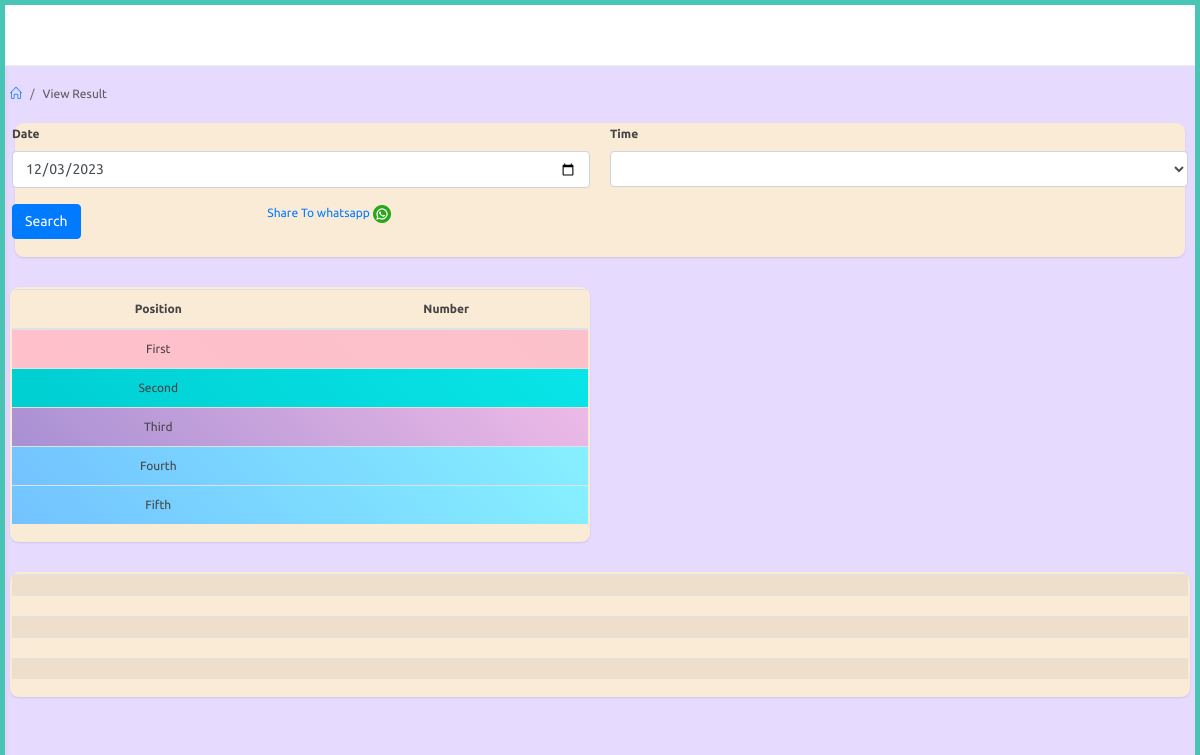
The page /agent/Results (signed in) on the database as committed earlier.
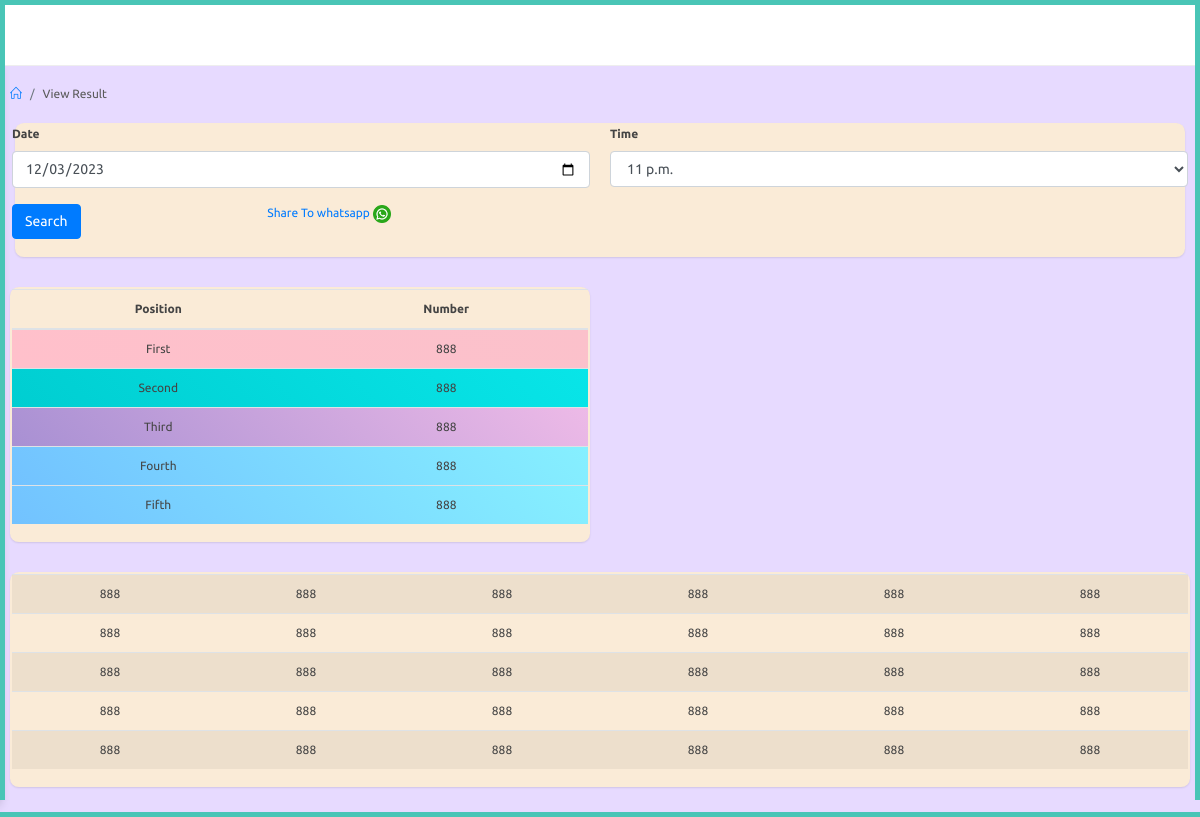
The same page on the database as committed later.
### adminapp/models.py (models this page shows, shortened)
class Result(models.Model):
    date = models.DateField()
    time = models.ForeignKey(PlayTime,on_delete=models.CASCADE)
    first = models.CharField(max_length=3,null=True)
    second = models.CharField(max_length=3,null=True)
    third = models.CharField(max_length=3,null=True)
    fourth = models.CharField(max_length=3,null=True)
    fifth = models.CharField(max_length=3,null=True)
    field1 = models.CharField(max_length=3,null=True)
    field2 = models.CharField(max_length=3,null=True)
    field3 = models.CharField(max_length=3,null=True)
    field4 = models.CharField(max_length=3,null=True)
    field5 = models.CharField(max_length=3,null=True)
    field6 = models.CharField(max_length=3,null=True)
    field7 = models.CharField(max_length=3,null=True)
    field8 = models.CharField(max_length=3,null=True)
    field9 = models.CharField(max_length=3,null=True)
    field10 = models.CharField(max_length=3,null=True)
    field11 = models.CharField(max_length=3,null=True)
    field12 = models.CharField(max_length=3,null=True)
    field13 = models.CharField(max_length=3,null=True)
    field14 = models.CharField(max_length=3,null=True)
    field15 = models.CharField(max_length=3,null=True)
    field16 = models.CharField(max_length=3,null=True)
    field17 = models.CharField(max_length=3,null=True)
    field18 = models.CharField(max_length=3,null=True)
    field19 = models.CharField(max_length=3,null=True)
    field20 = models.CharField(max_length=3,null=True)
    field21 = models.CharField(max_length=3,null=True)
    field22 = models.CharField(max_length=3,null=True)
    field23 = models.CharField(max_length=3,null=True)
    field24 = models.CharField(max_length=3,null=True)
    field25 = models.CharField(max_length=3,null=True)
    field26 = models.CharField(max_length=3,null=True)
    field27 = models.CharField(max_length=3,null=True)
    field28 = models.CharField(max_length=3,null=True)
    field29 = models.CharField(max_length=3,null=True)
    field30 = models.CharField(max_length=3,null=True)

### agent/views.py (the view, shortened to what this page needs)
# urls.py: path('Results',views.results,name="results"),
@login_required
@agent_required
def results(request):
    ist = pytz.timezone('Asia/Kolkata')
    current_date = timezone.now().astimezone(ist).date()
    times = PlayTime.objects.filter().all().order_by('id')
    results = Result.objects.filter(date=current_date).last()
    context = {
        'times' : times,
        'results' : results
    }
    return render(request,'agent/results.html',context)

### templates/agent/results.html (shortened to what the changed rows need)
{% extends 'agent/partials/base.html' %}
{% load static %}
{% block content %}
<div id="main-content">
    <div class="container-fluid">
        <div class="card" style="background-color:antiquewhite;padding-left: 0px;padding-right: 0px;">
            <div class="body">
                <form method="POST">
                <div class="row clearfix" >
                    <div class="col-md-6 col-6">
                        <div class="form-group">
                            <label for="time" class="control-label">Time</label>
                            <select class="form-control show-tick ms select2" data-placeholder="Select"
                                name="time" id="time">
                                {% for time in times %}
                                <option value="{{time.id}}">{{time.game_time}}</option>
                                {% endfor %}
                            </select>
                        </div>
                    </div>
                </div>
                </form>
            </div>
        </div>
        <div class="row clearfix">
            <div class="col-lg-6 col-md-12 col-sm-12" style="padding-top: 0px;">
                <div class="card" style="background-color:antiquewhite">
                    <div class="body table-responsive">
                        <table class="table">
                            <thead>
                                <tr>
                                    <th>Position</th>
                                    <th>Number</th>
                                </tr>
                            </thead>
                            <tbody>
                                <tr class="l-pink">
                                    <td>First</td>
                                    <td>{{results.first}}</td>
                                </tr>
                                <tr class="l-turquoise">
                                    <td>Second</td>
                                    <td>{{results.second}}</td>
                                </tr>
                                <tr class="l-parpl">
                                    <td>Third</td>
                                    <td>{{results.third}}</td>
                                </tr>
                                <tr class="l-blue">
                                    <td>Fourth</td>
                                    <td>{{results.fourth}}</td>
                                </tr>
                                <tr class="l-blue">
                                    <td>Fifth</td>
                                    <td>{{results.fifth}}</td>
                                </tr>
                            </tbody>
                        </table>
                    </div>
                </div>
            </div>
            <div class="col-lg-12" style="padding-top: 0px;">
                <div class="card" style="background-color:antiquewhite">
                    <div class="body table-responsive">
                        <table class="table table-striped">
                            <tbody>
                                <tr>
                                    <td>{{results.field1}}</td>
                                    <td>{{results.field2}}</td>
                                    <td>{{results.field3}}</td>
                                    <td>{{results.field4}}</td>
                                    <td>{{results.field5}}</td>
                                    <td>{{results.field6}}</td>
                                </tr>
                                <tr>
                                    <td>{{results.field7}}</td>
                                    <td>{{results.field8}}</td>
                                    <td>{{results.field9}}</td>
                                    <td>{{results.field10}}</td>
                                    <td>{{results.field11}}</td>
                                    <td>{{results.field12}}</td>
                                </tr>
                                <tr>
                                    <td>{{results.field13}}</td>
                                    <td>{{results.field14}}</td>
                                    <td>{{results.field15}}</td>
                                    <td>{{results.field16}}</td>
                                    <td>{{results.field17}}</td>
                                    <td>{{results.field18}}</td>
                                </tr>
                                <tr>
                                    <td>{{results.field19}}</td>
                                    <td>{{results.field20}}</td>
                                    <td>{{results.field21}}</td>
                                    <td>{{results.field22}}</td>
                                    <td>{{results.field23}}</td>
                                    <td>{{results.field24}}</td>
                                </tr>
                                <tr>
                                    <td>{{results.field25}}</td>
                                    <td>{{results.field26}}</td>
                                    <td>{{results.field27}}</td>
                                    <td>{{results.field28}}</td>
                                    <td>{{results.field29}}</td>
                                    <td>{{results.field30}}</td>
                                </tr>
                            </tbody>
                        </table>
                    </div>
                </div>
            </div>
        </div>
    </div>
    {% endblock %}

Rows that differ between the two databases and show on the page:
added Result: first "888", second "888", third "888", fourth "888", fifth "888", field1 "888", field2 "888", field3 "888", field4 "888", field5 "888", field6 "888", field7 "888", field8 "888", field9 "888", field10 "888", field11 "888", field12 "888", field13 "888", field14 "888", field15 "888", field16 "888", field17 "888", field18 "888", field19 "888", field20 "888", field21 "888", field22 "888", field23 "888", field24 "888", field25 "888", field26 "888", field27 "888", field28 "888", field29 "888", field30 "888"
Other text that changed with them:
form field time: (not shown) → "11 p.m."
